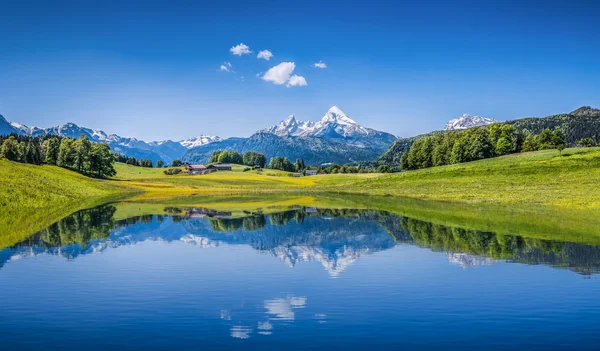
#> input picture basics/image/lake.jpg, 600 x 351 px
$ jupyter execute exercise4.ipynb
#> lines starting #> are read from the running program, lines starting #| are printed output that depends on the picture
[cell 1]
import matplotlib.pyplot as plt
import cv2
import numpy

[cell 2]
img = plt.imread("./image/lake.jpg")
#> img is the input picture: shape (351, 600, 3); mean R, G, B 78.9, 125.7, 152.3
img_hist = cv2.calcHist([img], [0], None, [255], [0, 256])
#> img_hist = 255 values, max 10469 at index 0, min 0 at index 251, mean 825.9
plt.plot(img_hist)
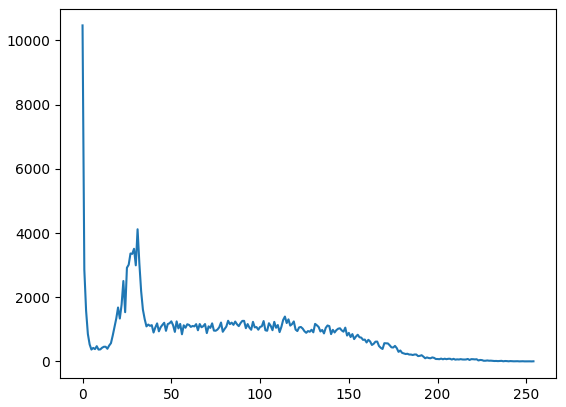
#> figure drawn by matplotlib, 1 panel; curve peaks at x = 0, y = 10469


$ run again, with basics/image/Tree.jpg copied over basics/image/lake.jpg
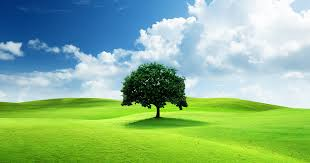
#> input picture basics/image/Tree.jpg, 310 x 163 px
#> img is the input picture: shape (163, 310, 3); mean R, G, B 140.1, 183.7, 140.2
#> img_hist = 255 values, max 534 at index 0, min 14 at index 254, mean 198.2
#> `[cell 2] img = plt.imread("./image/lake.jpg") img_hist = cv2.calcHist(..`:
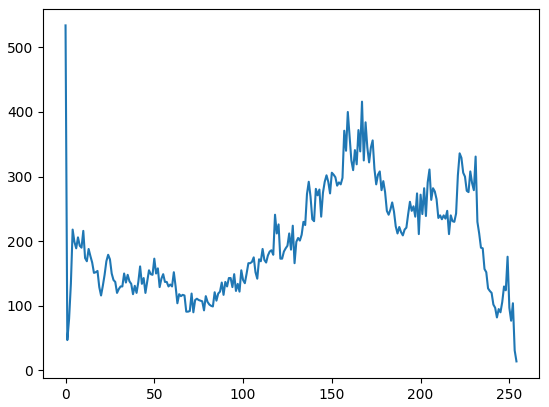
#> figure drawn by matplotlib, 1 panel; curve peaks at x = 0, y = 534
